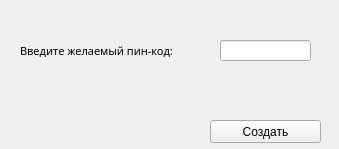
<?xml version="1.0" encoding="UTF-8"?>
<ui version="4.0">
 <class>Form</class>
 <widget class="QWidget" name="Form">
  <property name="geometry">
   <rect>
    <x>0</x>
    <y>0</y>
    <width>339</width>
    <height>149</height>
   </rect>
  </property>
  <property name="windowTitle">
   <string>Form</string>
  </property>
  <widget class="QLabel" name="info_label">
   <property name="geometry">
    <rect>
     <x>20</x>
     <y>40</y>
     <width>191</width>
     <height>21</height>
    </rect>
   </property>
   <property name="font">
    <font>
     <family>Segoe Print</family>
     <pointsize>8</pointsize>
     <weight>50</weight>
     <bold>false</bold>
    </font>
   </property>
   <property name="text">
    <string>Введите желаемый пин-код:</string>
   </property>
  </widget>
  <widget class="QLineEdit" name="pin_code_edit">
   <property name="geometry">
    <rect>
     <x>220</x>
     <y>40</y>
     <width>91</width>
     <height>21</height>
    </rect>
   </property>
   <property name="font">
    <font>
     <pointsize>8</pointsize>
    </font>
   </property>
   <property name="text">
    <string/>
   </property>
  </widget>
  <widget class="QPushButton" name="create_pin_button">
   <property name="geometry">
    <rect>
     <x>210</x>
     <y>120</y>
     <width>111</width>
     <height>23</height>
    </rect>
   </property>
   <property name="text">
    <string>Создать</string>
   </property>
  </widget>
  <widget class="QLabel" name="info_label_2">
   <property name="geometry">
    <rect>
     <x>10</x>
     <y>60</y>
     <width>211</width>
     <height>41</height>
    </rect>
   </property>
   <property name="font">
    <font>
     <family>Segoe Print</family>
     <pointsize>7</pointsize>
     <weight>50</weight>
     <bold>false</bold>
    </font>
   </property>
   <property name="text">
    <string/>
   </property>
  </widget>
 </widget>
 <resources/>
 <connections/>
</ui>
